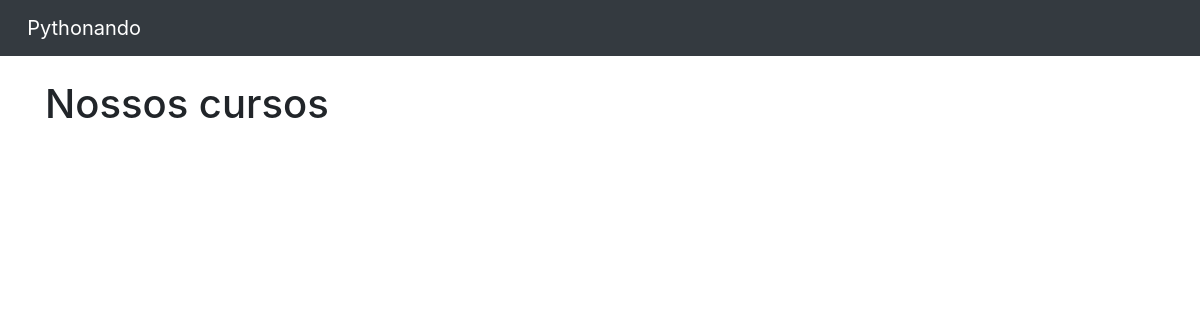
The app's page /home/ (signed in), older data.
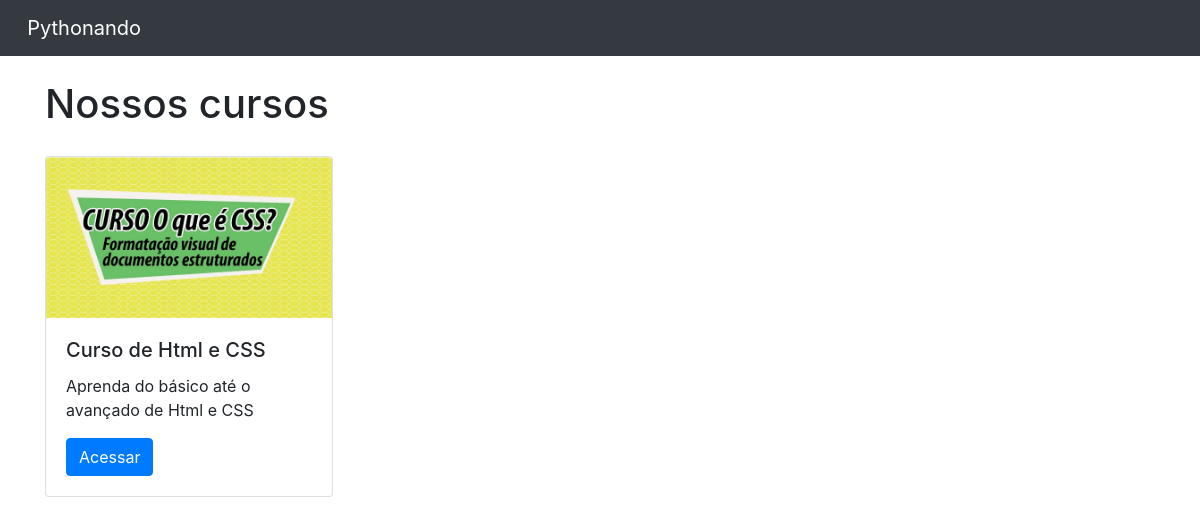
The same page, newer data.
### courses/models.py (models this page shows, shortened)
class Courses(models.Model):
    name = models.CharField(max_length=100)
    description = models.TextField()
    thumb = models.ImageField(upload_to="thumb_cursos")

### courses/views.py (the view)
# urls.py: path("", views.home, name="home"),
def home(request):
    if request.session.get("user"):
        courses = Courses.objects.all()
        request_user = request.session.get("user")
        return render(
            request, "home.html", {"courses": courses, "request_usuario": request_user}
        )
    else:
        return redirect("/auth/login/?status=2")

### courses/templates/home.html (shortened to what this page needs)
{% extends 'base.html'%}
{% block 'body' %}
<div class="container">
  <br>
  <h1>Nossos cursos</h1>
  <div class="row">
      {% for i in courses %}
          <div style="margin-top: 20px;" class="col-md">
              <div class="card" style="width: 18rem;">
                  <img class="card-img-top" src="{{i.thumb.url}}" alt="Card image cap">
                  <div class="card-body">
                    <h5 class="card-title">{{i.name}}</h5>
                    <p class="card-text">{{i.description}}</p>
                    <a href="{% url 'course' i.id %}" class="btn btn-primary">Acessar</a>
                  </div>
                </div>
          </div>
      {% endfor %}
  </div>
</div>
{% endblock %}

Row changes from the older to the newer data that the page shows:
added Courses: thumb (placeholder picture), name "Curso de Html e CSS", description "Aprenda do básico até o avançado de Html e CSS"
